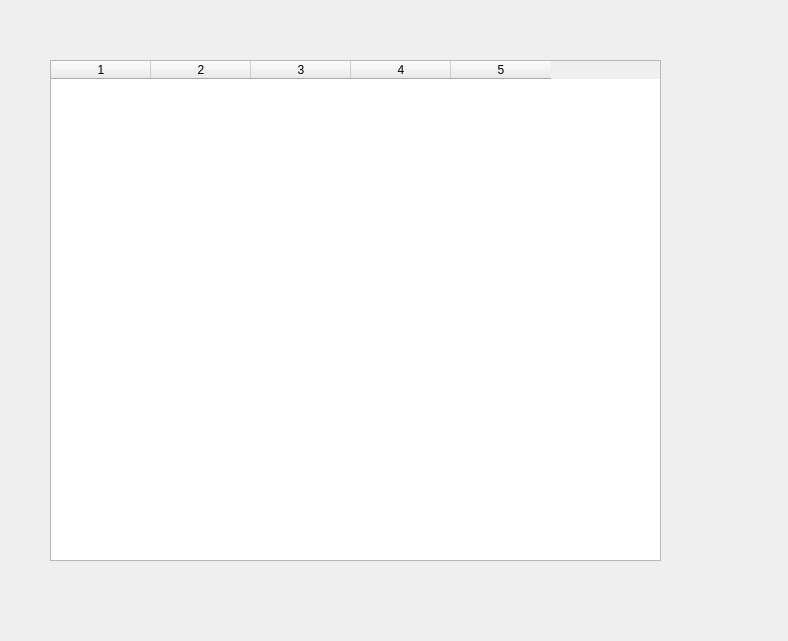
<?xml version="1.0" encoding="UTF-8"?>
<ui version="4.0">
 <class>cardOverViewDialog</class>
 <widget class="QDialog" name="cardOverViewDialog">
  <property name="geometry">
   <rect>
    <x>0</x>
    <y>0</y>
    <width>788</width>
    <height>641</height>
   </rect>
  </property>
  <property name="windowTitle">
   <string>Dialog</string>
  </property>
  <widget class="QTableWidget" name="tableWidget">
   <property name="geometry">
    <rect>
     <x>50</x>
     <y>60</y>
     <width>611</width>
     <height>501</height>
    </rect>
   </property>
   <property name="showGrid">
    <bool>true</bool>
   </property>
   <property name="columnCount">
    <number>5</number>
   </property>
   <column/>
   <column/>
   <column/>
   <column/>
   <column/>
  </widget>
 </widget>
 <resources/>
 <connections/>
</ui>
